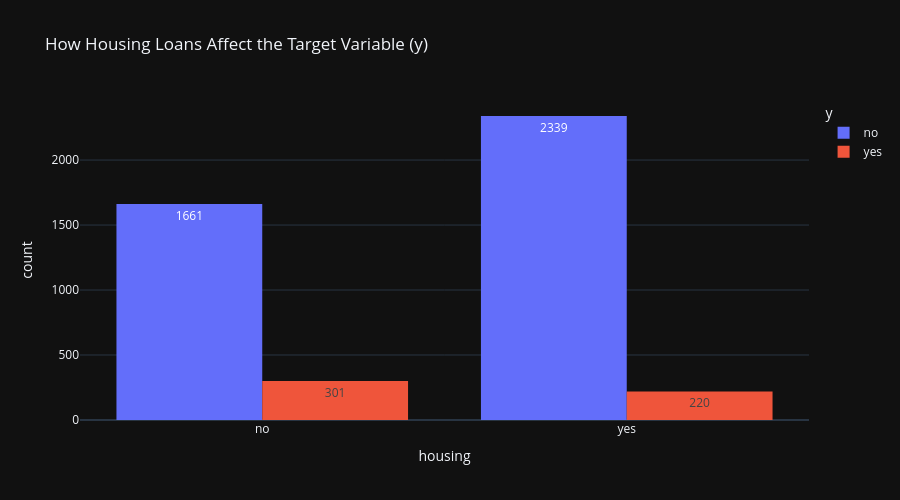

This figure's notebook cell:
### Code cell
# Get exact percentages with a cross-tabulation table "housing"
print(pd.crosstab(df['housing'], df['y'], normalize='index').mul(100).round(0).astype(int)) 

# Create a grouped bar chart
fig = px.histogram(df, x='housing', color='y', barmode='group', text_auto=True, template = "plotly_dark", height=500,
                   title='How Housing Loans Affect the Target Variable (y)')
fig.show()

### Figure 1 — Plotly figure (JSON) as saved in the notebook; plotly's stock layout.template omitted (floating-point values rounded to 4 significant figures; data arrays with more than 128 entries replaced by an {"elided": "..."} marker saying what was removed)
{"data": [{"alignmentgroup": "True", "bingroup": "x", "hovertemplate": "y=no<br>housing=%{x}<br>count=%{y}<extra></extra>", "legendgroup": "no", "marker": {"color": "#636efa", "pattern": {"shape": ""}}, "name": "no", "offsetgroup": "no", "orientation": "v", "showlegend": true, "texttemplate": "%{value}", "type": "histogram", "x": {"elided": "4000 str values"}, "xaxis": "x", "yaxis": "y"}, {"alignmentgroup": "True", "bingroup": "x", "hovertemplate": "y=yes<br>housing=%{x}<br>count=%{y}<extra></extra>", "legendgroup": "yes", "marker": {"color": "#EF553B", "pattern": {"shape": ""}}, "name": "yes", "offsetgroup": "yes", "orientation": "v", "showlegend": true, "texttemplate": "%{value}", "type": "histogram", "x": {"elided": "521 str values"}, "xaxis": "x", "yaxis": "y"}], "layout": {"barmode": "group", "height": 500, "legend": {"title": {"text": "y"}, "tracegroupgap": 0}, "title": {"text": "How Housing Loans Affect the Target Variable (y)"}, "xaxis": {"anchor": "y", "domain": [0, 1], "title": {"text": "housing"}}, "yaxis": {"anchor": "x", "domain": [0, 1], "title": {"text": "count"}}}}
